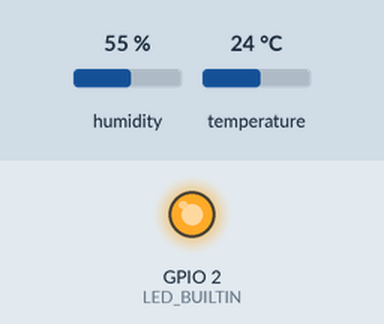
Recording of a program running on a simulated ESP8266 (NodeMCU). On the bench: output pins drawn as LEDs (lit = HIGH, except the on-board LED, lit = LOW). Inputs (shaded band) come from the test bench; at power-on: humidity 55 %, temperature 24 °C. WiFi joins after 1.5 s; servers stay silent unless stated; random numbers use the default seed unless the program sets one; no MQTT or app messages arrive unless stated; what the program prints to the serial monitor is not drawn.

Above: at 1.6 s.
Timing chart, 0 to 11.3 s (numbered marks = the images above):
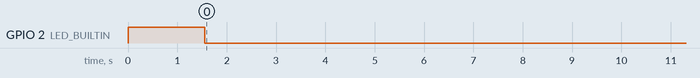

Measured:
- by itself, GPIO 2 (LED_BUILTIN): HIGH → LOW at 1.6 s

The program:

main.cpp
```cpp
#include <Arduino.h>

// ENM deps
#include <ESP8266WiFi.h>
#include <ESP8266WebServer.h>
#include <ESP8266HTTPUpdateServer.h>

// application deps
#include <PubSubClient.h>
#include <Adafruit_Sensor.h>
#include <DHT.h>

// sensor defines
#define DHTPIN 5
#define DHTTYPE DHT11   // DHT 22  (AM2302), AM2321
#define INTERVAL 15000

const char* applicationUUID = "nl_iot_8-webupdate";
const char* ssid = "_";
const char* password = "043022626";
const char* mqtt_server = "10.0.1.4";
const char* TOPIC = "nl_unicorn/sensors";

char tmp[75];
char hum[75];
char chipId[100];
char topic[100];
bool new_reading = false;

ESP8266WebServer httpServer(80);
ESP8266HTTPUpdateServer httpUpdater;
WiFiClient espClient;
PubSubClient client(espClient);
long lastMsg = 0;
char msg[50];

// Initialize DHT sensor.
// Note that older versions of this library took an optional third parameter to
// tweak the timings for faster processors.  This parameter is no longer needed
// as the current DHT reading algorithm adjusts itself to work on faster procs.
DHT dht(DHTPIN, DHTTYPE);

void reconnect() {
  if (client.connected()) {
    return;
  }

  Serial.print("Attempting MQTT connection...");

  // Create a random client ID
  String clientId = "ESP8266Client-";
  clientId += String(random(0xffff), HEX);

  // Attempt to connect
  if (client.connect(clientId.c_str())) {
    Serial.println("Connected to MQTT gateway");
    return;
  }

  Serial.print("failed, rc=");
  Serial.print(client.state());
}

void readSensor() {
  Serial.println("\nReading sensor...");
  // Reading temperature or humidity takes about 250 milliseconds!
  // Sensor readings may also be up to 2 seconds 'old' (its a very slow sensor)
  float h = dht.readHumidity();

  // Read temperature as Celsius (the default)
  float t = dht.readTemperature();
  Serial.println("\n Read sensor completed...");
  // Read temperature as Fahrenheit (isFahrenheit = true)
  //float f = dht.readTemperature(true);

  // Check if any reads failed and exit early (to try again).
  if (isnan(h) || isnan(t)) {
    Serial.println("Failed to read from DHT sensor!");
    return;
  }

  dtostrf(h, 3, 1, hum);
  dtostrf(t, 3, 1, tmp);
  Serial.println("\nValue:");
  Serial.println(tmp);

  new_reading = true;
}

void transmit() {
  char payload[375];

  Serial.println("transmitting");

  snprintf(payload, 375, "{\"temperature\": %s, \"humidity\": %s, \"device\": \"%s\"}", tmp, hum, chipId);

  Serial.print(topic);
  Serial.print(" ");
  Serial.println(payload);

  client.publish(topic, payload);

  new_reading = false;
}

void setup(void) {
  Serial.begin(115200);
  Serial.println();

  // Get the unique chip ID
  itoa(ESP.getChipId(), chipId, 16);
  Serial.print("chip ID: ");
  Serial.println(chipId);

  // Set the per-device sensor topic
  snprintf(topic, 100, "%s/%s", TOPIC, chipId);
  Serial.print("using the following topic to transmit readings: ");
  Serial.println(topic);

  pinMode(LED_BUILTIN, OUTPUT);
  pinMode(2, OUTPUT);
  digitalWrite(LED_BUILTIN, HIGH);
  digitalWrite(2, HIGH);

  WiFi.setAutoConnect(true);
  WiFi.setAutoReconnect(true);
  WiFi.hostname(applicationUUID);

  Serial.print("Connecting to gateway...");
  WiFi.begin(ssid, password);
  while (WiFi.status() != WL_CONNECTED)
  {
    delay(500);
    Serial.print(".");
  }
  Serial.println("\nConnected to gateway");

  // set up mqtt stuff
  client.setServer(mqtt_server, 1883);

  httpServer.on("/id", [](){
    httpServer.send(200, "text/plain", applicationUUID);
  });
  httpUpdater.setup(&httpServer);
  httpServer.begin();

  reconnect();

}

void loop(void) {
  if (WiFi.isConnected() == true) {
    digitalWrite(2, LOW);
  } else {
    // turn the LED off
    digitalWrite(2, HIGH);
  }

  if (new_reading == true) {
    // only try to reconnect when there's a new reading
    digitalWrite(LED_BUILTIN, LOW);
    delay(100);
    reconnect();
    digitalWrite(LED_BUILTIN, HIGH);
    transmit();
  }

  long now = millis();

  if (now - lastMsg > INTERVAL) {
    lastMsg = now;
    readSensor();
  }

  httpServer.handleClient();
}
```
